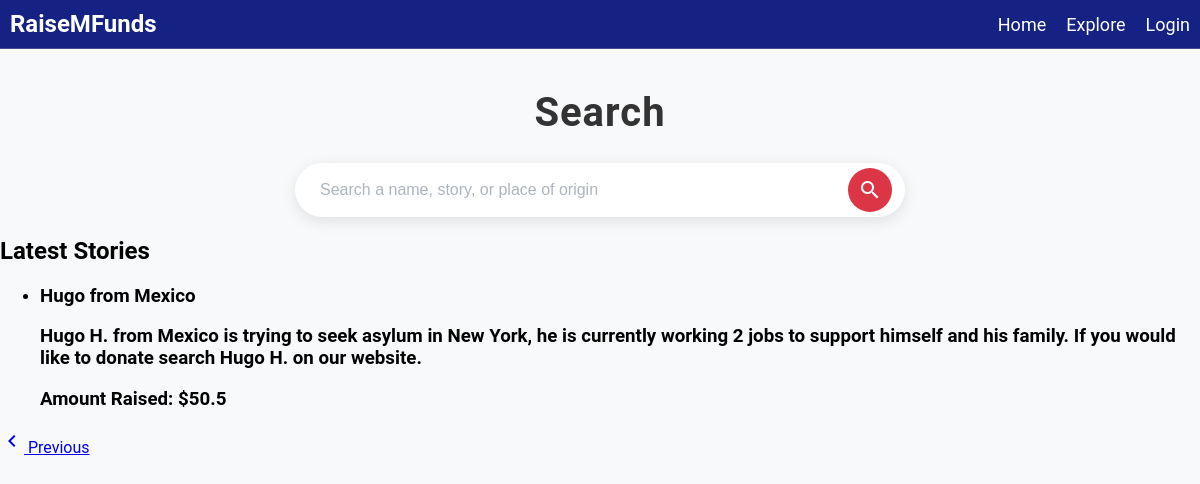
The page /explore?query=&page=2 on the database its author committed.
### tables this page shows
CREATE TABLE posts(
  id INTEGER PRIMARY KEY AUTOINCREMENT,
  name TEXT NOT NULL,
  place_of_origin TEXT NOT NULL,
  story TEXT NOT NULL,
  amount_raised REAL NOT NULL
);

### main.py (the view)
@app.route('/explore', methods=["GET"])
def explore():
    data = request.args.get("query","")
    pg = int(request.args.get("page", 1))
    sppg = 2
    if data:
        results, total_results = search_post(data, pg, sppg)
    else:
        results, total_results = get_latest_posts(pg, sppg)
    total_pages = (total_results+sppg-1)//sppg
    return render_template('explore.html',query=data,results=results,pg=pg,total_pages=total_pages)

### main.py (called while the page is built)
def get_latest_posts(page, per_page):
    offset = (page - 1) * per_page
    conn = s3.connect("main.db")
    cursor = conn.cursor()
    cursor.execute('''
    SELECT name, place_of_origin, story, amount_raised FROM posts
    ORDER BY id DESC
    LIMIT ? OFFSET ?
    ''', (per_page, offset))
    results = cursor.fetchall()
    cursor.execute('''
    SELECT COUNT(*) FROM posts
    ''')
    total_results = cursor.fetchone()[0]
    conn.close()
    return results, total_results

### templates/explore.html (shortened to what this page needs)
{% extends 'base.html' %}
{% block content %}
<link rel="stylesheet" type="text/css" href="{{ url_for('static', filename='css/search.css') }}">
<h1 class="page-title">Search</h1>
<form action="/explore" method="GET" class="search-form">
    <div class="search-container">
        <input type="text" id="searchQuery" name="query" placeholder="Search a name, story, or place of origin" required>
        <button type="submit" class="search-button">
            <span class="material-icons">search</span>
        </button>
    </div>
</form>
<div id="filling" class="filling">
    {% if query %}
        <h2>Results for "{{ query }}":</h2>
    {% else %}
        <h2>Latest Stories</h2>
    {% endif %}
    {% if results %}
        <ul class = "story_list">
            {% for result in results %}
            <li class="story-item">
                <h3>{{ result[0] }} from {{result[1]}}<h3>
                <p>{{ result[2] }}</p>
                <p><strong>Amount Raised:</strong> ${{ result[3] }}</p>
            </li>
            {% endfor %}
    {% else %}
        <p>No results found.</p>
    {% endif %}
</div>
<div class="pagination">
    {% if pg > 1 %}
        <a href="/explore?query={{ query }}&page={{ pg - 1 }}" class="pagination-link">
            <span class="material-icons">chevron_left</span> Previous
        </a>
    {% endif %}
</div>
{% endblock %}

### static/css/search.css (style rules this page uses)
body, html { margin: 0; padding: 0; height: 100%; font-family: 'Roboto', sans-serif; background-color: #f8f9fa; }
.page-title { text-align: center; font-size: 2.5rem; color: #333; margin-top: 40px; font-weight: 700; letter-spacing: 1px; }
.search-container { display: flex; justify-content: center; align-items: center; background-color: #fff; border-radius: 50px; box-shadow: 0 4px 15px rgba(0, 0, 0, 0.1); padding: 5px; max-width: 600px; margin: 20px auto; }
input[type="text"] { width: 90%; padding: 12px; border: none; border-radius: 50px; font-size: 1rem; color: #6c757d; box-sizing: border-box; transition: box-shadow 0.3s ease; }
input[type="text"]::placeholder { color: #adb5bd; }
.search-button { background-color: #dc3545; border: none; border-radius: 50%; padding: 10px; cursor: pointer; display: flex; align-items: center; justify-content: center; transition: background-color 0.3s ease, transform 0.2s ease; }
.search-button .material-icons { color: white; font-size: 24px; }

### rows shown on the page
posts: name "Hugo", place_of_origin "Mexico", story "Hugo H. from Mexico is trying to seek asylum in New York, he is currently working 2 jobs to support himself and his family. If you would like to donate search Hugo H. on our website.", amount_raised "50.5"
